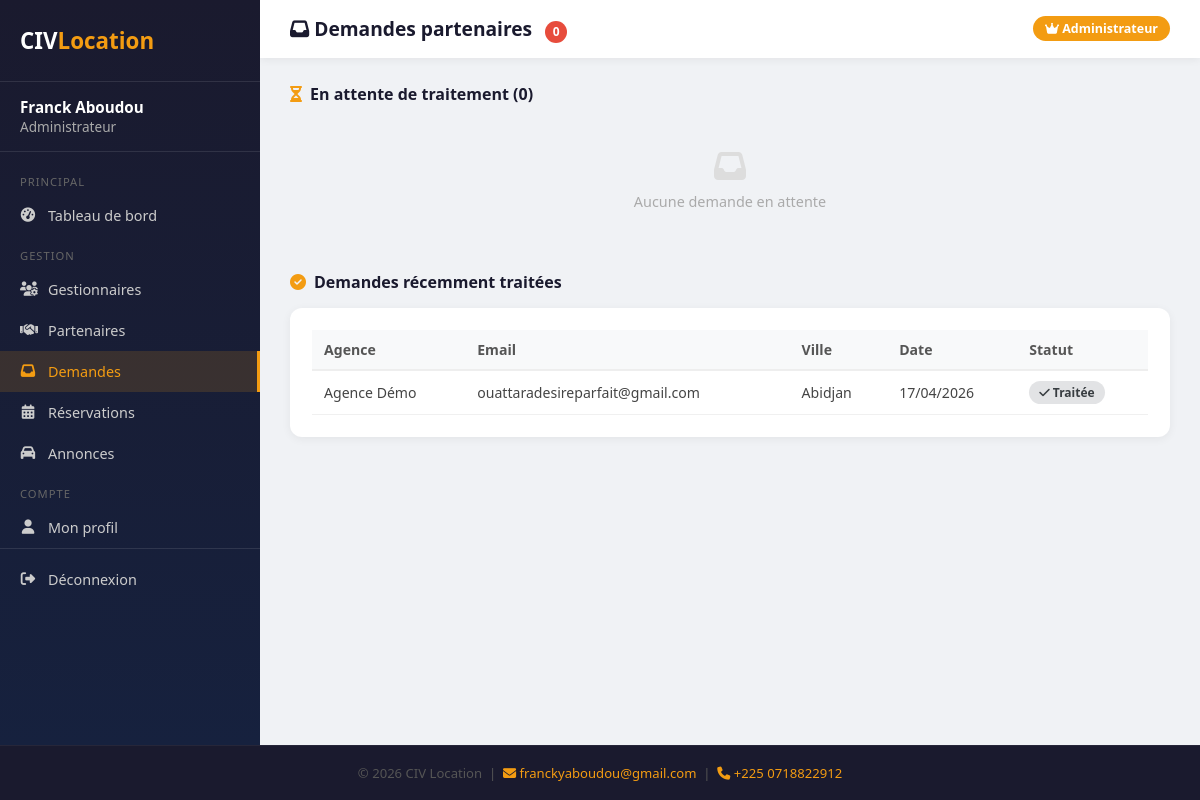
Screenshot of /gestion/demandes-partenaires/ (signed in) with the database file from the repository.
### gestion/models.py (models this page shows, shortened)
class UtilisateurInterne(models.Model):
    ROLE_CHOICES = [
        ('admin', 'Administrateur'),
        ('gestionnaire', 'Gestionnaire'),
    ]
    STATUT_CHOICES = [
        ('actif', 'Actif'),
        ('suspendu', 'Suspendu'),
    ]
    nom = models.CharField(max_length=100)
    prenom = models.CharField(max_length=100)
    email = models.EmailField(unique=True)
    mot_de_passe = models.CharField(max_length=255)
    telephone = models.CharField(max_length=20, blank=True)
    photo_profil = models.ImageField(upload_to='profils/', blank=True, null=True)
    role = models.CharField(max_length=20, choices=ROLE_CHOICES)
    statut = models.CharField(max_length=20, choices=STATUT_CHOICES, default='actif')
    derniere_connexion = models.DateTimeField(null=True, blank=True)
    date_creation = models.DateTimeField(default=timezone.now)
    class Meta:
        verbose_name = 'Utilisateur interne'
        verbose_name_plural = 'Utilisateurs internes'
        ordering = ['-date_creation']

### public/models.py (models this page shows, shortened)
class DemandePartenaire(models.Model):
    nom_agence = models.CharField(max_length=200)
    nom_responsable = models.CharField(max_length=100)
    prenom_responsable = models.CharField(max_length=100)
    email = models.EmailField()
    telephone = models.CharField(max_length=20)
    adresse = models.TextField()
    ville = models.CharField(max_length=100)
    document_justificatif = models.FileField(upload_to='demandes/documents/', blank=True, null=True)
    date_demande = models.DateTimeField(default=timezone.now)
    traitee = models.BooleanField(default=False)
    class Meta:
        verbose_name = 'Demande partenaire'
        ordering = ['-date_demande']

### gestion/views.py (the view)
    def wrapper(request, *args, **kwargs):
        if not request.session.get('utilisateur_id'):
            return redirect('gestion_connexion')
        try:
            u = UtilisateurInterne.objects.get(pk=request.session['utilisateur_id'])
            if u.statut == 'suspendu' or u.role != 'admin':
                return redirect('gestion_connexion')
            request.utilisateur = u
        except UtilisateurInterne.DoesNotExist:
            request.session.flush()
            return redirect('gestion_connexion')
        return view_func(request, *args, **kwargs)

### gestion/views.py (called while the page is built)
def admin_required(view_func):
    def wrapper(request, *args, **kwargs):
        if not request.session.get('utilisateur_id'):
            return redirect('gestion_connexion')
        try:
            u = UtilisateurInterne.objects.get(pk=request.session['utilisateur_id'])
            if u.statut == 'suspendu' or u.role != 'admin':
                return redirect('gestion_connexion')
            request.utilisateur = u
        except UtilisateurInterne.DoesNotExist:
            request.session.flush()
            return redirect('gestion_connexion')
        return view_func(request, *args, **kwargs)
    return wrapper

@admin_required
def demandes_partenaires(request):
    u = request.utilisateur
    demandes = DemandePartenaire.objects.filter(traitee=False).order_by('-date_demande')
    traitees = DemandePartenaire.objects.filter(traitee=True).order_by('-date_demande')[:10]
    return render(request, 'gestion/admin/demandes_partenaires.html', {
        'utilisateur': u, 'demandes': demandes, 'traitees': traitees,
    })

### gestion/templates/gestion/admin/demandes_partenaires.html (shortened to what this page needs)
{% extends "gestion/base_admin.html" %}
{% block page_title %}<i class="fas fa-inbox"></i> Demandes partenaires <span class="badge-count">{{ demandes|length }}</span>{% endblock %}
{% block content %}
    <div class="section-title"><i class="fas fa-hourglass-half"></i> En attente de traitement ({{ demandes|length }})</div>
    {% if demandes %}
      {% for d in demandes %}
      <div style="background:#fff;border-radius:12px;box-shadow:0 2px 10px rgba(0,0,0,.06);margin-bottom:16px;border-left:4px solid #f39c12;padding:22px">
        <div style="display:flex;justify-content:space-between;align-items:flex-start;flex-wrap:wrap;gap:10px;margin-bottom:14px">
          <div>
            <div style="font-size:1.05rem;font-weight:700;color:#1a1a2e"><i class="fas fa-building" style="color:#f39c12"></i> {{ d.nom_agence }}</div>
            <div style="font-size:.8rem;color:#aaa;margin-top:3px">Reçue le {{ d.date_demande|date:"d/m/Y à H:i" }}</div>
          </div>
        </div>
        <div style="display:grid;grid-template-columns:repeat(auto-fit,minmax(180px,1fr));gap:10px;margin-bottom:16px">
          <div class="detail-item"><div class="detail-label">Responsable</div><div class="detail-val">{{ d.prenom_responsable }} {{ d.nom_responsable }}</div></div>
          <div class="detail-item"><div class="detail-label">Email</div><div class="detail-val">{{ d.email }}</div></div>
          <div class="detail-item"><div class="detail-label">Téléphone</div><div class="detail-val">{{ d.telephone }}</div></div>
          <div class="detail-item"><div class="detail-label">Ville</div><div class="detail-val">{{ d.ville }}</div></div>
          <div class="detail-item" style="grid-column:1/-1"><div class="detail-label">Adresse</div><div class="detail-val">{{ d.adresse }}</div></div>
        </div>
        {% if d.document_justificatif %}
        <a href="{{ d.document_justificatif.url }}" target="_blank" class="doc-link"><i class="fas fa-file-alt"></i> Voir le document justificatif</a><br>
        {% else %}
        <p style="font-size:.82rem;color:#aaa;margin-bottom:10px"><i class="fas fa-minus-circle"></i> Aucun document fourni</p>
        {% endif %}
        <div style="display:flex;gap:10px;flex-wrap:wrap">
          <form method="post" action="{% url 'gestion_demande_valider' d.pk %}" style="display:inline">
            {% csrf_token %}
            <button type="submit" class="btn btn-success"><i class="fas fa-check"></i> Valider — Créer le compte</button>
          </form>
          <form method="post" action="{% url 'gestion_demande_refuser' d.pk %}" style="display:inline">
            {% csrf_token %}
            <button type="submit" class="btn btn-danger" onclick="return confirm('Refuser la demande de {{ d.nom_agence }} ?')"><i class="fas fa-times"></i> Refuser</button>
          </form>
        </div>
      </div>
      {% endfor %}
    {% else %}
      <div class="empty"><i class="fas fa-inbox" style="font-size:2rem;display:block;margin-bottom:10px;color:#ddd"></i><p>Aucune demande en attente</p></div>
    {% endif %}
    {% if traitees %}
    <div class="section-title" style="margin-top:30px"><i class="fas fa-check-circle"></i> Demandes récemment traitées</div>
    <div class="card">
      <table>
        <thead><tr><th>Agence</th><th>Email</th><th>Ville</th><th>Date</th><th>Statut</th></tr></thead>
        <tbody>
        {% for d in traitees %}
        <tr>
          <td>{{ d.nom_agence }}</td>
          <td>{{ d.email }}</td>
          <td>{{ d.ville }}</td>
          <td>{{ d.date_demande|date:"d/m/Y" }}</td>
          <td><span class="badge badge-annulee"><i class="fas fa-check"></i> Traitée</span></td>
        </tr>
        {% endfor %}
        </tbody>
      </table>
    </div>
    {% endif %}
{% endblock %}

### gestion/templates/gestion/base_admin.html (shortened to what this page needs)
<!DOCTYPE html>
<html lang="fr">
<head>
<link rel="stylesheet" href="https://cdnjs.cloudflare.com/ajax/libs/font-awesome/6.4.0/css/all.min.css">
</head>
<body>
<div class="app-wrapper">
<div class="sidebar">
  <div class="sidebar-logo">CIV<span>Location</span></div>
  <div class="sidebar-user">
    <strong>{{ utilisateur.prenom }} {{ utilisateur.nom }}</strong>
    {% if utilisateur.role == 'admin' %}Administrateur{% else %}Gestionnaire{% endif %}
  </div>
  <nav class="nav">
    {% if utilisateur.role == 'admin' %}
      <div class="nav-section">Principal</div>
      <a href="{% url 'gestion_admin_dashboard' %}" {% if request.resolver_match.url_name == 'gestion_admin_dashboard' %}class="active"{% endif %}><i class="fas fa-tachometer-alt"></i> Tableau de bord</a>
      <div class="nav-section">Gestion</div>
      <a href="{% url 'gestion_gestionnaires' %}" {% if request.resolver_match.url_name == 'gestion_gestionnaires' %}class="active"{% endif %}><i class="fas fa-users-cog"></i> Gestionnaires</a>
      <a href="{% url 'gestion_partenaires' %}" {% if request.resolver_match.url_name == 'gestion_partenaires' %}class="active"{% endif %}><i class="fas fa-handshake"></i> Partenaires</a>
      <a href="{% url 'gestion_demandes_partenaires' %}" {% if request.resolver_match.url_name == 'gestion_demandes_partenaires' %}class="active"{% endif %}><i class="fas fa-inbox"></i> Demandes</a>
      <a href="{% url 'gestion_reservations' %}" {% if request.resolver_match.url_name == 'gestion_reservations' %}class="active"{% endif %}><i class="fas fa-calendar-alt"></i> Réservations</a>
      <a href="{% url 'gestion_annonces' %}" {% if request.resolver_match.url_name == 'gestion_annonces' %}class="active"{% endif %}><i class="fas fa-car"></i> Annonces</a>
    {% endif %}
    <div class="nav-section">Compte</div>
    <a href="{% url 'gestion_profil' %}" {% if request.resolver_match.url_name == 'gestion_profil' %}class="active"{% endif %}><i class="fas fa-user"></i> Mon profil</a>
    <div class="nav-deconnexion">
      <a href="{% url 'gestion_deconnexion' %}"><i class="fas fa-sign-out-alt"></i> Déconnexion</a>
    </div>
  </nav>
</div>
<div class="main">
  <div class="topbar">
    <h1>{% block page_title %}<i class="fas fa-home"></i> Tableau de bord{% endblock %}</h1>
    {% block topbar_right %}<span class="badge-role">{% if utilisateur.role == 'admin' %}<i class="fas fa-crown"></i> Administrateur{% else %}<i class="fas fa-user-tie"></i> Gestionnaire{% endif %}</span>{% endblock %}
  </div>
  <div class="content">
    {% block content %}{% endblock %}
  </div>
</div>
</div>
<footer class="footer-interne">
  <p>© 2026 CIV Location &nbsp;|&nbsp;
  <a href="mailto:franckyaboudou@gmail.com"><i class="fas fa-envelope"></i> franckyaboudou@gmail.com</a>
  &nbsp;|&nbsp;
  <a href="tel:+2250718822912"><i class="fas fa-phone"></i> +225 0718822912</a>
  </p>
</footer>
</body>
</html>

### rows the page displays
UtilisateurInterne: prenom "Franck", nom "Aboudou"
DemandePartenaire: nom_agence "Agence Démo", email "ouattaradesireparfait@gmail.com", ville "Abidjan", date_demande "17/04/2026"

### other values shown
{{ demandes|length }} "0"
